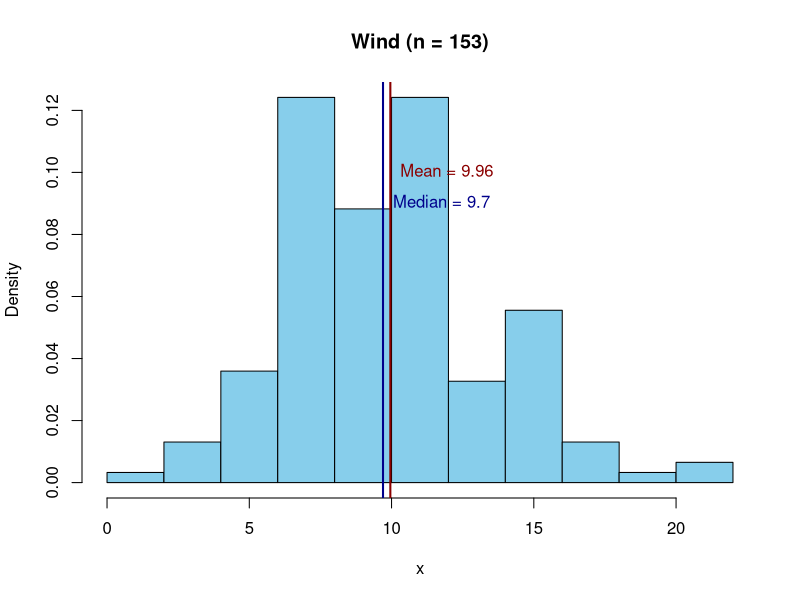

Write the R code that produced this figure. (Note: this script raises an error after producing the figure.)
#::::::::::::::::::::::::::::::::::::::::::::::::::::::::::::::::::::::::::::
#
# Functions II
# 
#::::::::::::::::::::::::::::::::::::::::::::::::::::::::::::::::::::::::::::





# Input
#===========================================================
#...........................



set.seed(524)
observations <- rnorm(10)
predictions <- rnorm(10)

# with a function
get_RMSE <- function(predictions, observations){
  diff <- observations - predictions
  sq_diff <- diff^2
  m_sq_diff <- mean(diff)
  RMSE <- sqrt(m_sq_diff)
  return(RMSE)
}

# compare
RMSE <- get_RMSE(predictions, observations)

# without a function
diff <- observations - predictions
sq_diff <- diff^2
m_sq_diff <- mean(diff)
RMSE <- sqrt(m_sq_diff)



# with a function
summary(mtcars$mpg)

# without a function
round(c("Min." = min(mtcars$mpg),
        "1st Qu." = as.numeric(quantile(mtcars$mpg)[2]),
        "Median" = median(mtcars$mpg),
        "Mean" = mean(mtcars$mpg),
        "3rd Qu." = as.numeric(quantile(mtcars$mpg)[4]),
        "Max." = max(mtcars$mpg)), 2)




# remember the get_info() function
get_info <- function(x){
  mean_x <- mean(x)
  median_x <- median(x)
  n_obs_x <- length(x)
  range_x <- range(x)
  return(list(mean = mean_x, median = median_x, 
              n_obs = n_obs_x, range = range_x))
}

get_info(airquality$Wind)

get_info(airquality$Wind)


# Side effects
#...........................

print_info <- function(x){
  info <- get_info(x)
  cat("There are ", info$n_obs, 
      " observed values. \nThe mean is ", 
      round(info$mean, 2), ". \nThe median is ", 
      round(info$median, 2), ". \n", sep = "")
# invisible(info)  
}

print_info(airquality$Wind)
test <- print_info(airquality$Wind)
test



# plot
hist2 <- function(x, title){
  info <- get_info(x)
  mean_median <- as.numeric(info[c("mean", "median")])
  hist(x, 
       main = paste0(title, " (n = ", info$n_obs, ")"),
       col = "skyblue", 
       freq = FALSE)
  abline(v = mean_median, 
         col = c("darkred", "darkblue"), 
         lwd = 2)
  text(mean_median, 
       y = c(.1, .09),
       labels = paste(c("Mean", "Median"), 
                      round(mean_median, 2), 
                      sep = " = "),
       col = c("darkred", "darkblue"),
       pos = 4)
}

hist2(airquality$Wind, "Wind")





# Errors, warnings etc.
# ..........................

# Errors
?stop
get_log_xtox <- function(x) {
  if(!is.numeric(x)) stop("This does not work!")
  x_x <- x^x
  return(log(x_x))
}
get_log_xtox(2)
get_log_xtox("a")



# stopifnot()
?stopifnot
get_log_xtox <- function(x) {
  stopifnot(is.numeric(x)) 
  x_x <- x^x
  return(log(x_x))
}
get_log_xtox("a")



# message
?message
get_log_xtox <- function(x) {
  x_x <- x^x
  message("Thank you for using this function!")
  return(log(x_x))
}
get_log_xtox(2)


# Warning
?warning
get_log_xtox <- function(x) {
  if(x < 0 && (x %% 2 == 0)) 
    warning("Not sure you can trust the result.", 
            call. = FALSE)
  x_x <- x^x
  return(log(x_x))
}
get_log_xtox(-2)



# Scoping rules in R; Where does R find stuff
# ...........................................
a <- 55
add_a <- function(x){
  return(x + a)
}
add_a(5)
# BAD IDEA!



# name masking
a <- 55
add_a <- function(x){
  a <- 5
  return(x + a)
}
add_a(5)



# GOOD IDEA!
add_a <- function(x, a = 55){
  return(x + a)
}
add_a(5)




# dot-dot-dot
# ...........


# Unknown number of arguments
# using a for loop
is_character <- function(...){
  input <- list(...)
  out <- logical(length(input))
  for(ell_nr in seq_along(input)){
    out[ell_nr] <- is.character(input[[ell_nr]])
  }
  names(out) <- names(input)
  out
}
is_character(a = "Awesome", b = 5, new = "YES")





# passing arguments to other function
# apply example
?apply
get_quantiles <- function(x, ...){
  if(is.null(dim(x))) return(quantile(x, ...))
  apply(x, 2, quantile, ...)
}
get_quantiles(airquality, na.rm = TRUE, 
              probs = c(.2, .8))



# spelling mistakes!
get_quantiles(airquality, na.rm = TRUE, 
              prosb = c(.2, .8))




# Exercises
#===========================================================


# 1. Write a function that computes the following statistics for a numeric 
#    vector: (1) the sum of NAs, (2) the median, (3) the number of unique values.
#    include a second argument na.rm with default TRUE, to make sure that 
#    the median is computed (without NA values).
#    test your function using the mtcars data.


data("mtcars")

computeDescriptives(mtcars$mpg)


# 2. Consider the drop_NA()-function from the previous exercises.
#    Add a side-effect to the function: inform the user of
#    how many NA values were dropped. 
#    Add a "message" argument with default FALSE, so that 
#    users can also choose whether to get the information.


Ozone_noNA <- drop_NA(airquality$Ozone) 
Ozone_noNA <- drop_NA(airquality$Ozone, message = FALSE) 




# 3. Consider the get_info()-function from above. Include
#    a "na.rm" argument with a sensible default. 
#    when na.rm = TRUE, the function should:
#       - remove NA values before computing the statistics
#       - inform the user how many NA values were removed
#       - make sure users can choose not to get this information
#    TIP: make use of the function you wrote for exercise 2.

# original get_info() function
get_info <- function(x){
  mean_x <- mean(x)
  median_x <- median(x)
  n_obs_x <- length(x)
  range_x <- range(x)
  return(list(mean = mean_x, median = median_x, 
              n_obs = n_obs_x, range = range_x))
}

get_info(airquality$Ozone)
get_info(airquality$Ozone, message = TRUE)
get_info(airquality$Ozone, na.rm = FALSE)




# 4. Write a function that takes a numeric variable as input and creates a 
#    boxplot as output. How does R provide default values for the main 
#    title and axis labels. Would you choose the same?
#    Give sensible default values to the main title and axis labels.

create_boxplot(mtcars$mpg)



# 5. Implement 'input checks' for your boxplot function. The function should throw
#    an error, if the input is not a single numeric vector.
#    If the vector contains missing values, the function should throw a warning.

create_boxplot2(mtcars$mpg)
create_boxplot2(mtcars)
create_boxplot2(c(mtcars$mpg, NA))


# 6. Write a function that creates either a histogram or a bar chart for a 
#    variable, depending on the input:
#      + character/factor -> bar chart using table()
#      + numeric -> histogram



create_graph(1:5)
create_graph(c("a", "b", "c"))
create_graph(mtcars$mpg)
create_graph(iris$Species)
